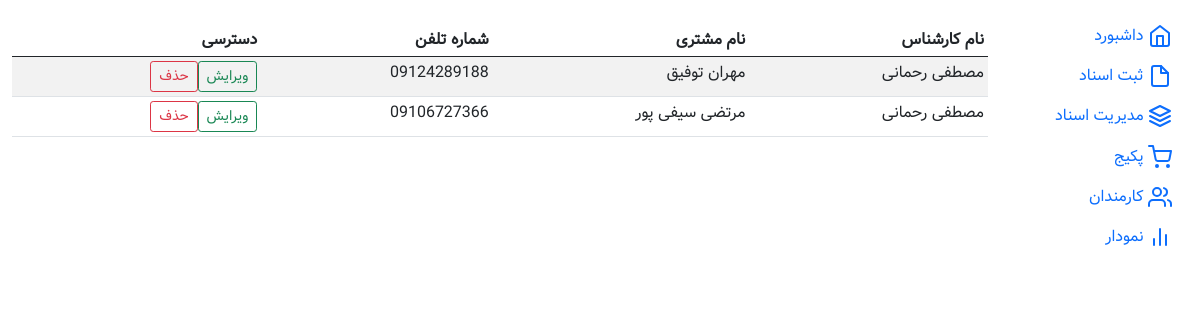
The app's page /manageContract/, older data.
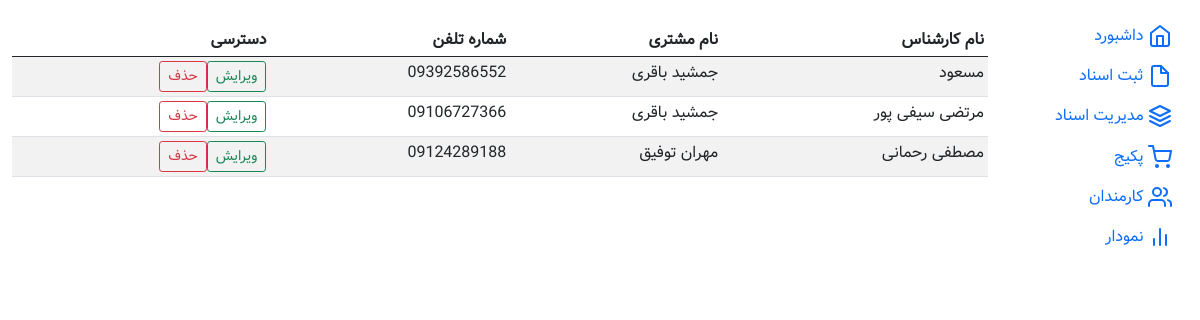
The same page, newer data.
### customer/models.py (models this page shows, shortened)
class contract(models.Model):
    clientName = models.CharField(max_length=50 , verbose_name='نام مشتری')
    dealer = models.CharField(max_length=50 , verbose_name='نام کارشناس')
    clientNumber = models.CharField(max_length=11 , verbose_name='شماره مشتری' , unique=True)
    time = models.DateTimeField(auto_now_add=True)
    class Meta:
        verbose_name='قرارداد'
        verbose_name_plural = 'قرارداد ها'

### customer/views.py (the view)
# urls.py: path('manageContract/' , customerViews.manageContract , name='manageContract'),
def manageContract(request):
    context = {
        'contracts': reversed(contract.objects.all())
    }
    return render(request, 'ManageContract.html', context)

### templates/manageContract.html
{% extends 'base.html' %}
{% block body %}
<table class="table table-striped table-sm mt-4">
    <thead>
        <tr>
            <th scope="col">نام کارشناس</th>
            <th scope="col">نام مشتری</th>
            <th scope="col">شماره تلفن</th>
            <th scope="col">دسترسی</th>
        </tr>
    </thead>
    <tbody>
        {% for contract in contracts %}
        <tr>
            <td>{{contract.dealer}}</td>
            <td>{{contract.clientName}}</td>
            <td>{{contract.clientNumber}}</td>
            <td><div class="btn-group">
                <a href="/editContract/{{contract.id}}"><button type="button" class="btn btn-sm btn-outline-success ">ویرایش</button></a>
                <a href="/deleteContract/{{contract.id}}"><button type="button" class="btn btn-sm btn-outline-danger ">حذف</button></a>
              </div></td>
        </tr>
        {% endfor %}
    </tbody>
</table>
{% endblock body %}

### templates/base.html (shortened to what this page needs)
{% load static %}
<!DOCTYPE html>
<html lang="fa" dir="rtl">
<head>
    <link rel="stylesheet" href="{% static 'css/bootstrap.rtl.min.css' %}">
    <link rel="stylesheet" href="{% static 'css/style.css' %}">
</head>
<body>
<div class="container-fluid">
    <div class="row">
        <div class="col col-md-2 navRight">
<div class="position-sticky pt-3">
    <ul class="nav flex-column">
      <li class="nav-item">
        <a class="nav-link active" aria-current="page" href="{% url 'home' %}">
           داشبورد
        </a>
      </li>
      <li class="nav-item">
        <a class="nav-link" href="{% url 'contractForm' %}">
          ثبت اسناد
        </a>
      </li>
      <li class="nav-item">
        <a class="nav-link" href="{% url 'manageContract' %}">
          مدیریت اسناد
        </a>
      </li>
      <li class="nav-item">
        <a class="nav-link" href="#">
          پکیج
        </a>
      </li>
      <li class="nav-item">
        <a class="nav-link" href="{% url 'employes' %}">
          کارمندان
        </a>
      </li>
      <li class="nav-item">
        <a class="nav-link" href="#">
          نمودار
        </a>
      </li>
    </ul>
  </div>
        </div>
        <div class="col col-md-10">{% block body %}{% endblock body %}</div>
    </div>
</div>
</body>
</html>

### static/css/style.css (style rules this page uses)
* { font-family: vazir; }
.navRight { height: 50vh; }

Row changes from the older to the newer data that the page shows:
removed contract: dealer "مصطفی رحمانی", clientName "مرتضی سیفی پور", clientNumber "09106727366"
added contract: dealer "مسعود", clientName "جمشید باقری", clientNumber "09392586552"
added contract: dealer "مرتضی سیفی پور", clientName "جمشید باقری", clientNumber "09106727366"
